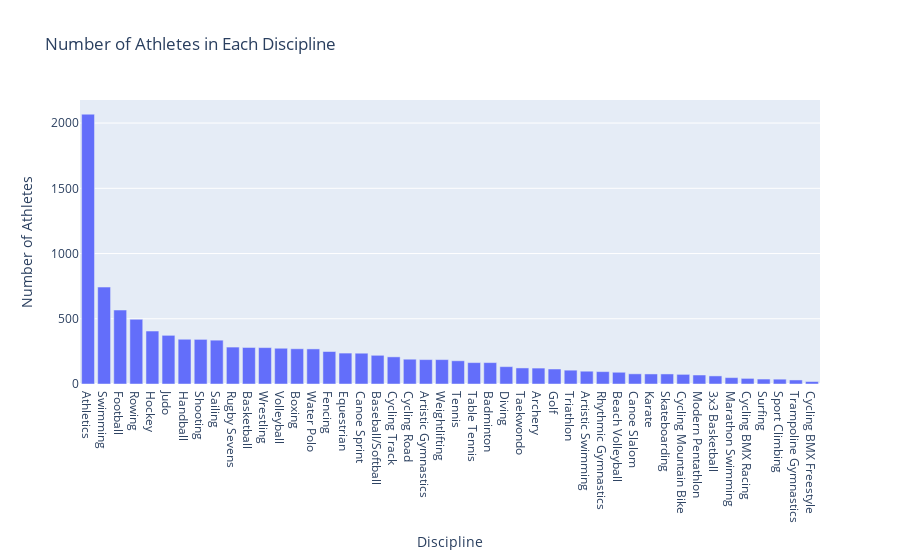
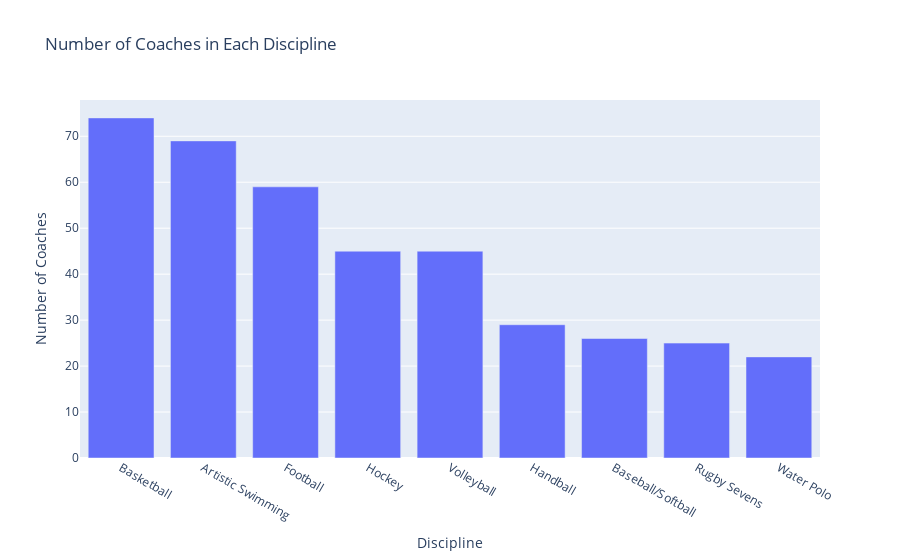

The cell these charts' notebook holds for them, in order:
### Markdown cell above
### 2. Number of Athletes & Coaches in Each Discipline

### Code cell
# 1. Count the number of athletes in each discipline
discipline_counts = athletes_df['Discipline'].value_counts().reset_index()
discipline_counts.columns = ['Discipline', 'Number of Athletes']

# 2. Identify the discipline with the most and least athletes
most_athletes_discipline = discipline_counts.loc[discipline_counts['Number of Athletes'].idxmax()]
least_athletes_discipline = discipline_counts.loc[discipline_counts['Number of Athletes'].idxmin()]

print(f"Discipline with the most athletes: {most_athletes_discipline['Discipline']} with {most_athletes_discipline['Number of Athletes']} athletes")
print(f"Discipline with the least athletes: {least_athletes_discipline['Discipline']} with {least_athletes_discipline['Number of Athletes']} athletes")

# 3. Visualize the data using Plotly
fig = px.bar(discipline_counts, x='Discipline', y='Number of Athletes', title='Number of Athletes in Each Discipline')
fig.update_layout(xaxis_title='Discipline', yaxis_title='Number of Athletes')
fig.show()


# 1. Count the number of coaches in each discipline
discipline_coaches_counts = coaches_df['Discipline'].value_counts().reset_index()
discipline_coaches_counts.columns = ['Discipline', 'Number of Coaches']

# 2. Identify the discipline with the most and least coaches
most_coaches_discipline = discipline_coaches_counts.loc[discipline_coaches_counts['Number of Coaches'].idxmax()]
least_coaches_discipline = discipline_coaches_counts.loc[discipline_coaches_counts['Number of Coaches'].idxmin()]

print(f"Discipline with the most coaches: {most_coaches_discipline['Discipline']} with {most_coaches_discipline['Number of Coaches']} coaches")
print(f"Discipline with the least coaches: {least_coaches_discipline['Discipline']} with {least_coaches_discipline['Number of Coaches']} coaches")

# 3. Visualize the data using Plotly
fig = px.bar(discipline_coaches_counts, x='Discipline', y='Number of Coaches', title='Number of Coaches in Each Discipline')
fig.update_layout(xaxis_title='Discipline', yaxis_title='Number of Coaches')
fig.show()

### Figure 1 — Plotly figure (JSON) as saved in the notebook; plotly's stock layout.template omitted (floating-point values rounded to 4 significant figures)
{"data": [{"alignmentgroup": "True", "hovertemplate": "Discipline=%{x}<br>Number of Athletes=%{y}<extra></extra>", "legendgroup": "", "marker": {"color": "#636efa", "pattern": {"shape": ""}}, "name": "", "offsetgroup": "", "orientation": "v", "showlegend": false, "textposition": "auto", "type": "bar", "x": ["Athletics", "Swimming", "Football", "Rowing", "Hockey", "Judo", "Handball", "Shooting", "Sailing", "Rugby Sevens", "Basketball", "Wrestling", "Volleyball", "Boxing", "Water Polo", "Fencing", "Equestrian", "Canoe Sprint", "Baseball/Softball", "Cycling Track", "Cycling Road", "Artistic Gymnastics", "Weightlifting", "Tennis", "Table Tennis", "Badminton", "Diving", "Taekwondo", "Archery", "Golf", "Triathlon", "Artistic Swimming", "Rhythmic Gymnastics", "Beach Volleyball", "Canoe Slalom", "Karate", "Skateboarding", "Cycling Mountain Bike", "Modern Pentathlon", "3x3 Basketball", "Marathon Swimming", "Cycling BMX Racing", "Surfing", "Sport Climbing", "Trampoline Gymnastics", "Cycling BMX Freestyle"], "xaxis": "x", "y": [2068, 743, 567, 496, 406, 373, 343, 342, 336, 283, 280, 279, 274, 270, 269, 249, 237, 236, 220, 208, 190, 187, 187, 178, 164, 164, 133, 123, 122, 115, 106, 98, 95, 90, 78, 77, 77, 74, 69, 62, 49, 43, 38, 37, 31, 19], "yaxis": "y"}], "layout": {"barmode": "relative", "legend": {"tracegroupgap": 0}, "title": {"text": "Number of Athletes in Each Discipline"}, "xaxis": {"anchor": "y", "domain": [0, 1], "title": {"text": "Discipline"}}, "yaxis": {"anchor": "x", "domain": [0, 1], "title": {"text": "Number of Athletes"}}}}

### Figure 2 — Plotly figure (JSON) as saved in the notebook; plotly's stock layout.template omitted (floating-point values rounded to 4 significant figures)
{"data": [{"alignmentgroup": "True", "hovertemplate": "Discipline=%{x}<br>Number of Coaches=%{y}<extra></extra>", "legendgroup": "", "marker": {"color": "#636efa", "pattern": {"shape": ""}}, "name": "", "offsetgroup": "", "orientation": "v", "showlegend": false, "textposition": "auto", "type": "bar", "x": ["Basketball", "Artistic Swimming", "Football", "Hockey", "Volleyball", "Handball", "Baseball/Softball", "Rugby Sevens", "Water Polo"], "xaxis": "x", "y": [74, 69, 59, 45, 45, 29, 26, 25, 22], "yaxis": "y"}], "layout": {"barmode": "relative", "legend": {"tracegroupgap": 0}, "title": {"text": "Number of Coaches in Each Discipline"}, "xaxis": {"anchor": "y", "domain": [0, 1], "title": {"text": "Discipline"}}, "yaxis": {"anchor": "x", "domain": [0, 1], "title": {"text": "Number of Coaches"}}}}
